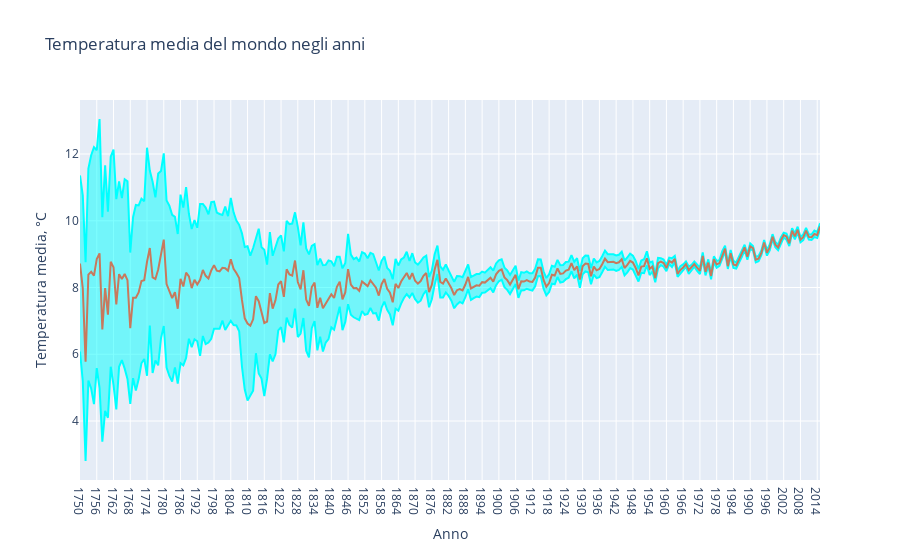

The code cell stored with this chart in its notebook:
### Markdown cell above
In sintesi, il codice crea un nuovo DataFrame global_temp_country_clear contenente i dati di temperatura globale per tutti i paesi tranne quelli specificati nella lista. Successivamente, sostituisce i nomi dei paesi per uniformarli rispetto ad una convenzione comune.

### Code cell
# Extract the year from a dt
years = np.unique(global_temp['dt'].apply(lambda x: x[:4]))
mean_temp_world = []
mean_temp_world_uncertainty = []

for year in years:
    mean_temp_world.append(global_temp[global_temp['dt'].apply(
        lambda x: x[:4]) == year]['LandAverageTemperature'].mean())
    mean_temp_world_uncertainty.append(global_temp[global_temp['dt'].apply(
        lambda x: x[:4]) == year]['LandAverageTemperatureUncertainty'].mean())

trace0 = go.Scatter(
    x=years,
    y=np.array(mean_temp_world) + np.array(mean_temp_world_uncertainty),
    fill=None,
    mode='lines',
    name='Uncertainty top',
    line=dict(
        color='rgb(0, 255, 255)',
    )
)
trace1 = go.Scatter(
    x=years,
    y=np.array(mean_temp_world) - np.array(mean_temp_world_uncertainty),
    fill='tonexty',
    mode='lines',
    name='Uncertainty bot',
    line=dict(
        color='rgb(0, 255, 255)',
    )
)

trace2 = go.Scatter(
    x=years,
    y=mean_temp_world,
    name='Temperatura media',
    line=dict(
        color='rgb(199, 121, 093)',
    )
)
data = [trace0, trace1, trace2]

layout = go.Layout(
    xaxis=dict(title='Anno'),
    yaxis=dict(title='Temperatura media, °C'),
    title='Temperatura media del mondo negli anni',
    showlegend=False)

avg_temp1 = go.Figure(data=data, layout=layout)
py.iplot(avg_temp1)

### Figure 1 — Plotly figure (JSON) as saved in the notebook; plotly's stock layout.template omitted (floating-point values rounded to 4 significant figures; data arrays with more than 128 entries replaced by an {"elided": "..."} marker saying what was removed)
{"data": [{"line": {"color": "rgb(0, 255, 255)"}, "mode": "lines", "name": "Uncertainty top", "type": "scatter", "x": {"elided": "266 str values"}, "y": {"elided": "266 float values"}}, {"fill": "tonexty", "line": {"color": "rgb(0, 255, 255)"}, "mode": "lines", "name": "Uncertainty bot", "type": "scatter", "x": {"elided": "266 str values"}, "y": {"elided": "266 float values"}}, {"line": {"color": "rgb(199, 121, 093)"}, "name": "Temperatura media", "type": "scatter", "x": {"elided": "266 str values"}, "y": {"elided": "266 float values"}}], "layout": {"showlegend": false, "title": {"text": "Temperatura media del mondo negli anni"}, "xaxis": {"title": {"text": "Anno"}}, "yaxis": {"title": {"text": "Temperatura media, °C"}}}}
